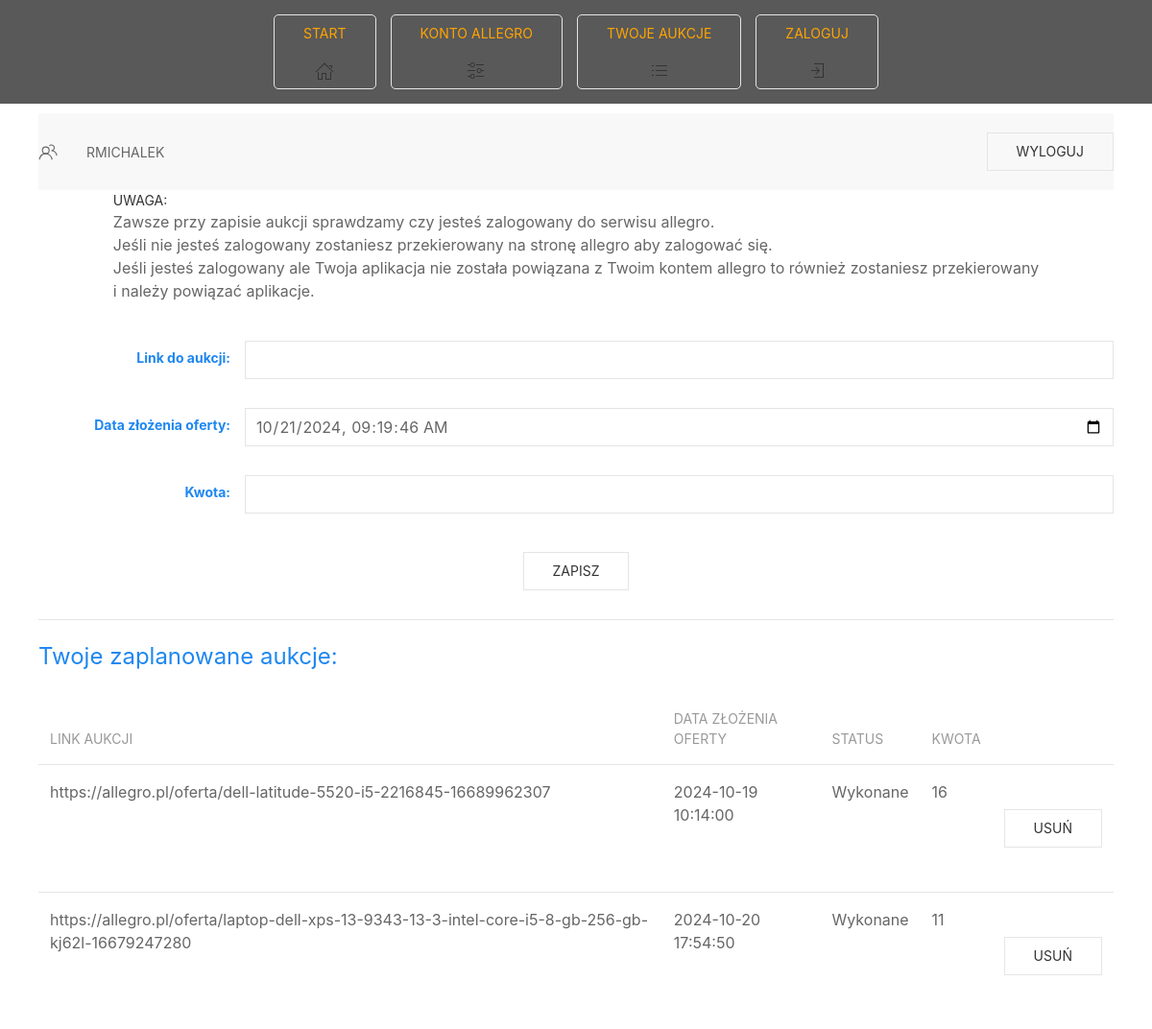
Screenshot of /bid4u/auctions (signed in) with the database file from the repository.
### bid4u/models.py (models this page shows)
class List_bid_allegro(models.Model):
    link = models.CharField(max_length=255)
    bid_date = models.DateTimeField()
    amount =  models.CharField(max_length=10, null=True)
    status = models.CharField(max_length=10, default='Niewykonane')
    account_id = models.ForeignKey(Account_allegro, on_delete=models.CASCADE, null=True)

### bid4u/views.py (the view)
# urls.py: path('auctions', views.auctions, name='auction_url'),
@login_required()
def auctions(request):
    logged_user = request.user
    account_allegro = Account_allegro.objects.filter(owner_id=logged_user.id).first()
    client_id = Account_allegro.objects.filter(owner_id=logged_user.id).values_list('client_id').first()
    print(client_id)
    if client_id != None: #and count_first_access_code > 0:
        if request.method == 'POST':
            form = AuctionsForm(request.POST)
            valid_form = form.is_valid()
            if valid_form:
                auction_data = form.cleaned_data
                saved_auction = List_bid_allegro.objects.create(
                    link = auction_data['link'],
                    bid_date = auction_data['date_bid'],
                    amount= auction_data['amount'],
                    account_id = account_allegro
                )
                client_id = account_allegro.client_id
                client_secret = account_allegro.client_secret
                bid_date = saved_auction.bid_date
                id_bid = saved_auction.id
                bid_date = bid_date.strftime('%Y-%m-%d %H:%M:%S%z')
                bid_date = re.split(r'[-: ]', bid_date[:-5])
                year = int(bid_date[0])
                month = int(bid_date[1])
                day = int(bid_date[2])
                hour = int(bid_date[3])
                minute = int(bid_date[4])
                seconds = int(bid_date[5])
                run_date = datetime(year, month, day, hour, minute, seconds)
                get_access_code_check(client_id=client_id, api_key=client_secret, id=id_bid)
                scheduler.add_job(get_access_code, 'date', run_date=run_date, args=[client_id, client_secret, id_bid])
                if not scheduler.running:
                    scheduler.start()
                else:
                    print("Scheduler już działa.")
            elif not valid_form:
                auctions_form = form
                list_auctions = List_bid_allegro.objects.filter(account_id=logged_user.id).all()
                context = {
                    'auctions_form': auctions_form,
                    'list_auctions': list_auctions
                }
                return render(request, 'bid4u/auctions.html', context)
    else:
        return redirect('settings_url')
    auctions_form = AuctionsForm()
    list_auctions = List_bid_allegro.objects.filter(account_id=account_allegro.id).all()
    context = {
        'auctions_form': auctions_form,
        'list_auctions': list_auctions
    }
    return render(request, 'bid4u/auctions.html', context)

### bid4u/forms.py
class AuctionsForm(forms.Form):
    link = forms.URLField(label='Link do aukcji', max_length=200, validators=[validate_url_ends_with_digits])
    date_bid = forms.DateTimeField(label='Data złożenia oferty',
                                   widget=forms.DateInput(attrs={
        'type': 'datetime-local',
        'step': '1'
        }
    ) , input_formats=['%Y-%m-%dT%H:%M:%S']
    )
    amount = forms.DecimalField(label='Kwota',
        max_digits=10,
        decimal_places=2,
        required=True)
    def __init__(self, *args, **kwargs):
        super(AuctionsForm, self).__init__(*args, **kwargs)
        now = timezone.localtime(timezone.now())
        self.fields['date_bid'].initial = now.strftime('%Y-%m-%dT%H:%M:%S')
        for visible_field in self.visible_fields():
            visible_field.field.widget.attrs['class'] = 'uk-input uk-margin-small'

### bid4u/templates/bid4u/auctions.html (shortened to what this page needs)
{% extends 'movie_base.html' %}
{% block page_content %}
     <div class="uk-flex  uk-flex-center">
      <dl class="uk-description-list">
 <dt>UWAGA:</dt>
    <dd>Zawsze przy zapisie aukcji sprawdzamy czy jesteś zalogowany do serwisu allegro.</dd>
    <dd>Jeśli nie jesteś zalogowany zostaniesz przekierowany na stronę allegro aby zalogować się.</dd>
    <dd>Jeśli jesteś zalogowany ale Twoja aplikacja nie została powiązana z Twoim kontem allegro to również zostaniesz przekierowany</dd>
    <dd>i należy powiązać aplikacje.</dd>
      </dl>
  </div>
    <form method="POST" class="uk-form-horizontal" >
        {% for a in auctions_form %}
            <div class="uk-margin">
                    <label class="uk-form-label uk-text-bold uk-text-primary uk-text-right ">{{ a.label_tag }}</label>
                    <div class="uk-form-controls">
                            {{ a }}
                    </div>
            </div>
        {% endfor %}
    <button class="uk-button uk-button-default uk-align-center">
        Zapisz
    </button>
</form>
        <hr class="uk-margin uk-text-bold">
<span class="uk-text-large uk-text-primary">Twoje zaplanowane aukcje:</span>
    <table class="uk-table uk-table-divider">
      <thead>
        <tr>
            <th>Link aukcji</th>
            <th>Data złożenia oferty</th>
            <th>Status</th>
            <th>Kwota</th>
        </tr>
        </thead>
             <tbody>
                {% for l in list_auctions %}
                    <tr>
                        <td>{{ l.link }}</td>
                        <td>{{ l.bid_date|date:"Y-m-d H:i:s" }}</td>
                        <td>{{ l.status }}</td>
                        <td>{{ l.amount }}</td>
                    <td>
                        <form method="POST" action="{% url 'delete_auctions' id=l.id %}">
                            <button class="uk-button uk-button-default uk-align-center">
                                        Usuń
                                        </button>
                        </form>
                        </td>
                    </tr>
                {% endfor %}
             </tbody>
 </table>
{% endblock %}

### templates/movie_base.html (shortened to what this page needs)
{% load static %}
<!DOCTYPE html>
<html lang="en">
<head>
    <link rel="stylesheet" href="{% static 'css/uikit.min.css'%}">
    <link rel="stylesheet" href="{% static 'css/main.css' %}"
</head>
<body>
<div class="uk-flex uk-flex-column">
    <div class="uk-grid-small uk-flex uk-flex-center side-bar uk-padding-small" uk-grid>
        {% include 'menu_button.html' with url_name='start_url' icon='home' name='Start' %}
        {% include 'menu_button.html' with url_name='settings_url' icon='settings' name='Konto allegro' %}
        {% include 'menu_button.html' with url_name='auction_url' icon='list' name='Twoje aukcje' %}
        {% include 'menu_button.html' with url_name='login' icon='sign-in' name='Zaloguj' %}
</div>
    <div class="uk-width-expand uk-margin-small">
        <div class="uk-container">
<nav class="uk-navbar-container">
    <div class="uk-container">
        <div uk-navbar>
            <div class="uk-navbar-left">
                <span uk-icon="users"></span>
                    {% if user.is_authenticated %}
                        <ul class="uk-navbar-nav">
                            <li class="uk-navbar-item">
                                {{ user.get_username|upper }}
                            </li>
                        </ul>
                    {% endif %}
            </div>
            <div class="uk-navbar-right">
                 <ul class="uk-navbar-nav">
                      {% if user.is_authenticated %}
                               	  <li class="uk-navbar-item">
                                        <form method="POST" action="{% url 'logout' %}">
                                            <button class="uk-button uk-button-default">
                                                Wyloguj
                                            </button>
                                        </form>
                                  </li>
                               {% endif %}
                        </ul>
            </div>
        </div>
    </div>
</nav>
        {% block page_content %}
    {% endblock %}
    </div>
    </div>
</div>
</body>
</html>

### templates/menu_button.html
<div>
        <a class="uk-button uk-button-default uk-border-rounded uk-width-1-1"
    href="{% url url_name %}"
            <span class="uk-icon-link" uk-icon="{{ icon }}"></span>
            <div class="side-bar">{{ name }}</div>
        </a>
</div>

### static/css/main.css (style rules this page uses)
html { height: 100%; }
body { height: 100%; }
.side-bar { background: #595959; color: orange; }

### rows the page displays
List_bid_allegro: link "https://allegro.pl/oferta/dell-latitude-5520-i5-2216845-16689962307", bid_date "2024-10-19 10:14:00", status "Wykonane", amount "16"
List_bid_allegro: link "https://allegro.pl/oferta/laptop-dell-xps-13-9343-13-3-intel-core-i5-8-gb-256-gb-kj62l-16679247280", bid_date "2024-10-20 17:54:50", status "Wykonane", amount "11"

### other values shown
{{ name }} "START KONTO ALLEGRO TWOJE AUKCJE ZALOGUJ"
{{ user.get_username|upper }} "RMICHALEK"
{{ a.label_tag }} "Link do aukcji:" "Data złożenia oferty:" "Kwota:"
